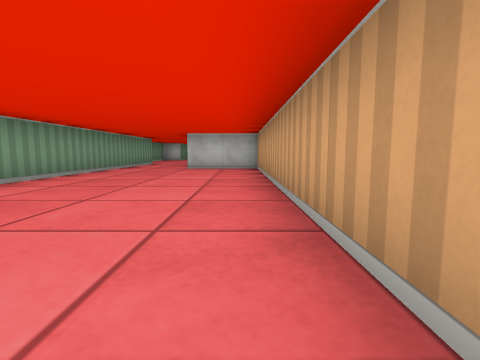
view 1 (above)

21 first-person views from a walk through a cub3D level. The camera is about half as high as the walls, tilts 6° down and sees 85° across. The floor is counted in squares. Each view is taken from the middle of a square. On the plan, view 1 faces up. The plan holds only what a view shows up to about 9 squares ahead; the rest is blank.

view 2
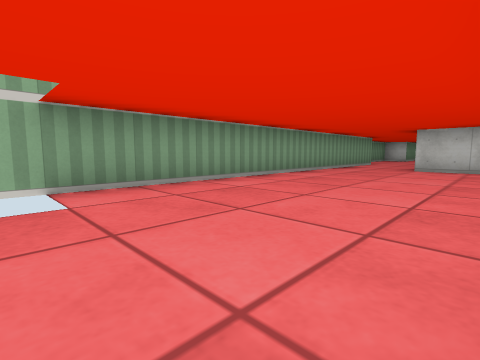

view 3
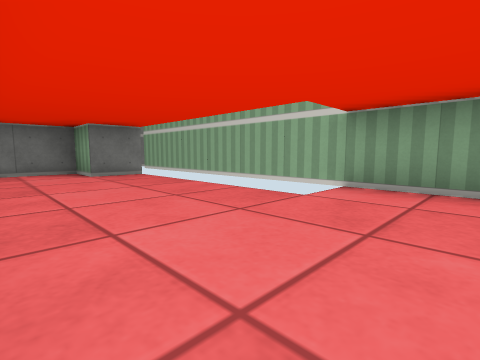

view 4
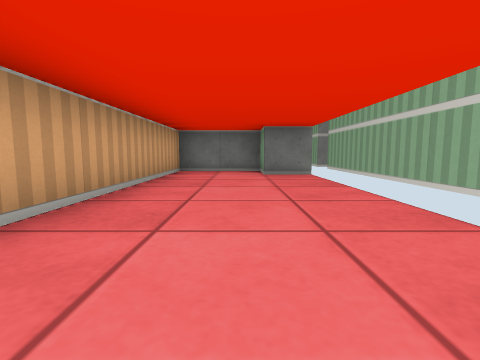

view 5
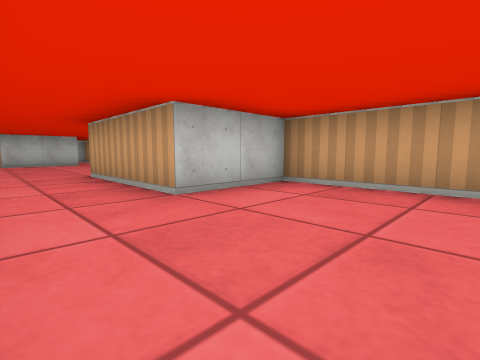

view 6
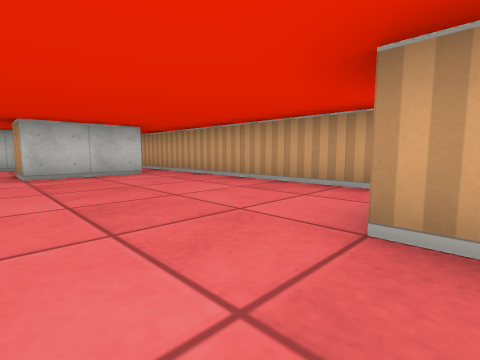

view 7
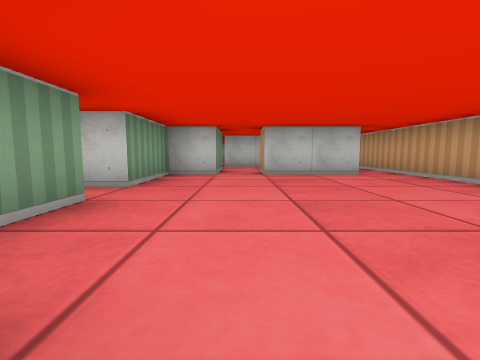

view 8
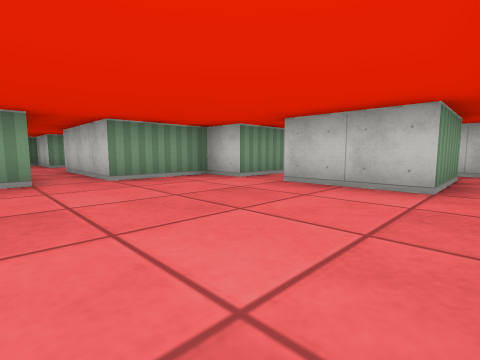

view 9
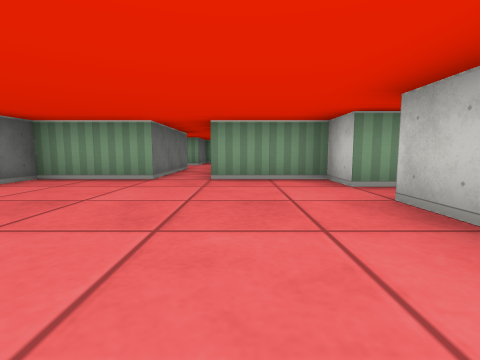

view 10
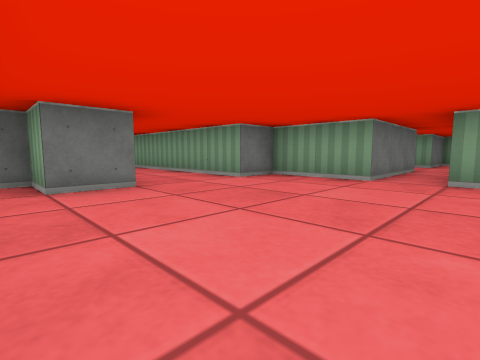

view 11
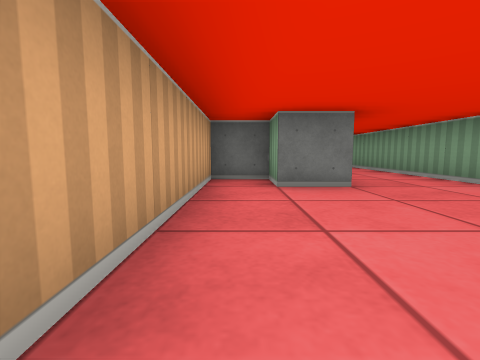

view 12
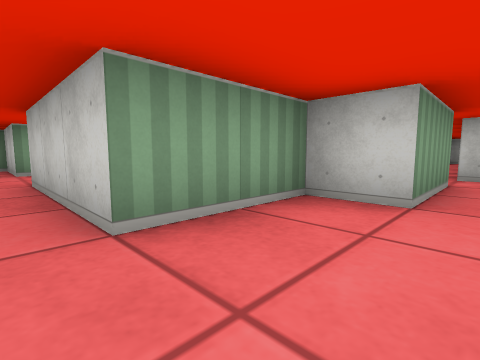

view 13
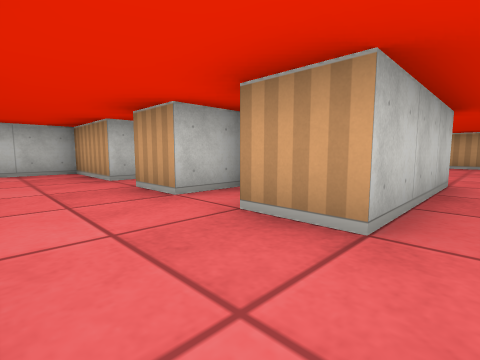

view 14
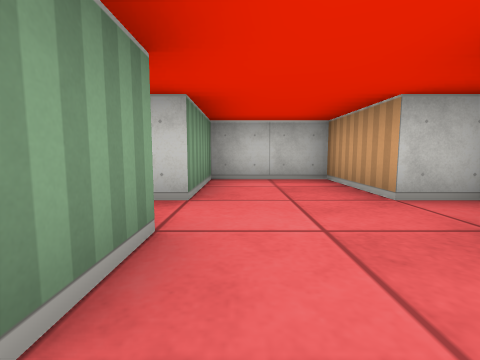

view 15
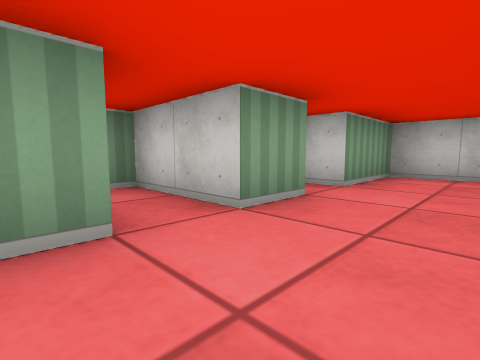

view 16
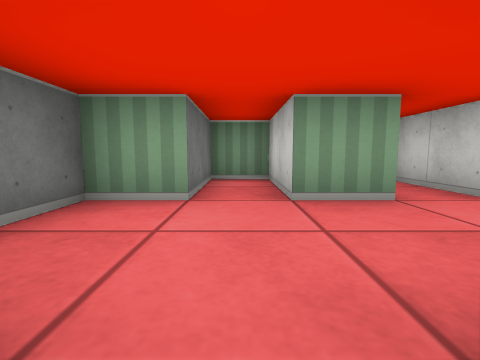

view 17
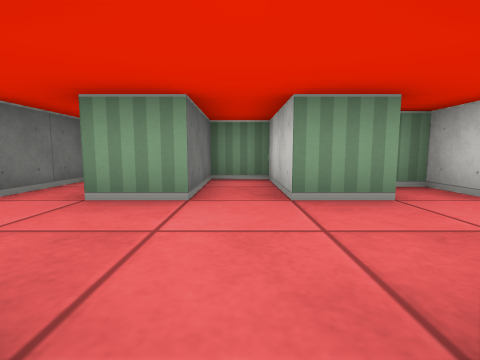

view 18
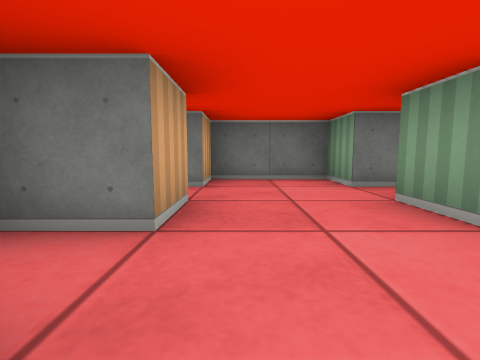

view 19
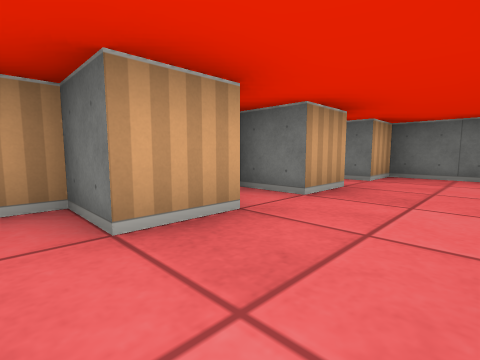

view 20
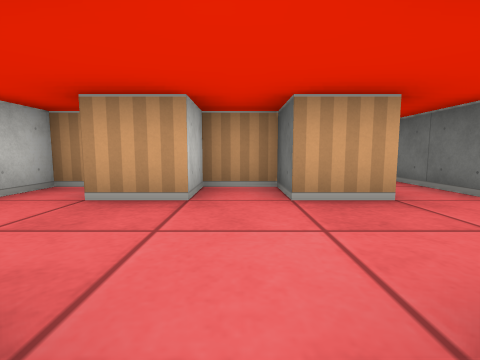

view 21
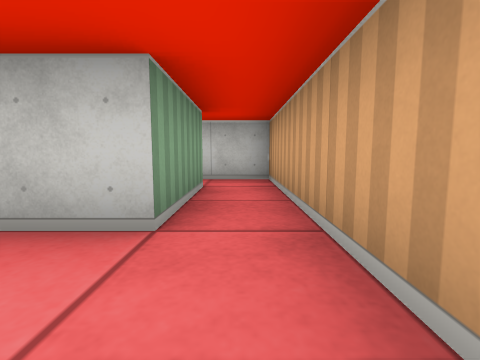

### Floor plan
Points are (right, up) in squares from view 1. A wall is a line through its corners. A room is listed if a view was taken in it or the views show most of it. See-through windows are left out.
Room 1 (views 1, 2, 3, 4, 5)
walls: (-2.6, -3.5) (-1.5, -3.5) (-1.5, -4.5) (0.5, -4.5) (0.5, 7.5) (-1.5, 7.5); (-3.5, 7.5) (-3.5, -5)
ways out: opening at (-2.5, 7) to room 2
Room 2 (views 6, 7, 8, 9, 10, 11, 12, 16, 21)
walls: (-3.5, 15.5) (-4.5, 15.5) (-4.5, 13.5) (-7.5, 13.5); (-0.5, 15.5) (-2.5, 15.5); (-1.5, 7.5) (-1.5, 10.5) (-0.5, 10.5) (-0.5, 9.5) (0.5, 9.5) (0.5, 15.5); (-7.5, 12.5) (-4.5, 12.5) (-4.5, 10.5) (-3.5, 10.5) (-3.5, 7.5)
ways out: opening at (-2.5, 7) to room 1; opening at (-7, 13) to room 3; opening at (-3, 16) to room 6; opening at (0, 16.5) to room 6
Room 3 (view 13)
walls: (-9.5, 13.5) (-11.5, 13.5) (-11.5, 12.5) (-9.5, 12.5) (-9.5, 11.5) (-7.5, 11.5) (-7.5, 12.5)
ways out: opening at (-7, 13) to room 2; opening at (-8.5, 14) to room 4
Room 4 (views 14, 15, 17, 18, 20)
walls: (-9.5, 16.6) (-9.5, 15.5) (-11.5, 15.5) (-11.5, 14.5) (-9.5, 14.5) (-9.5, 13.5); (-7.5, 13.5) (-7.5, 14.5) (-6.5, 14.5) (-6.5, 15.5) (-7.5, 15.5) (-7.5, 16.5)
ways out: opening at (-8.5, 14) to room 3; opening at (-8.5, 16) to room 5
Room 5 (view 19)
walls: (-7.5, 16.5) (-6.5, 16.5) (-6.5, 17.5) (-7.5, 17.5) (-7.5, 19.5) (-9.5, 19.5) (-9.5, 17.5) (-10.5, 17.5) (-10.5, 17)
ways out: opening at (-8.5, 16) to room 4
Room 6 (no view inside)
walls: (-2.2, 18.5) (-3.5, 18.5); (-2.5, 15.5) (-2.5, 16.5); (-0.5, 17.5) (-0.5, 15.5); (-3.5, 17.6) (-3.5, 15.5); (0.5, 15.5) (0.5, 18.5) (-0.8, 18.5)
ways out: opening at (-3, 16) to room 2; opening at (0, 16.5) to room 2; opening at (-4, 18)

Positions as (right, up) in squares from view 1, and headings:
1: (0, 0), facing up
2: (0, 0), facing up-left
3: (0, 2), facing down-left
4: (-1, 2), facing down
5: (-3, 5), facing up-right
6: (-3, 10), facing up-right
7: (-3, 10), facing up
8: (0, 12), facing up-left
9: (0, 14), facing left
10: (0, 14), facing down-left
11: (0, 14), facing down
12: (-3, 13), facing up-left
13: (-9, 13), facing up-right
14: (-9, 15), facing up
15: (-8, 14), facing up-left
16: (-7, 13), facing left
17: (-7, 15), facing left
18: (-8, 16), facing down
19: (-9, 17), facing down-right
20: (-10, 15), facing right
21: (0, 14), facing up
